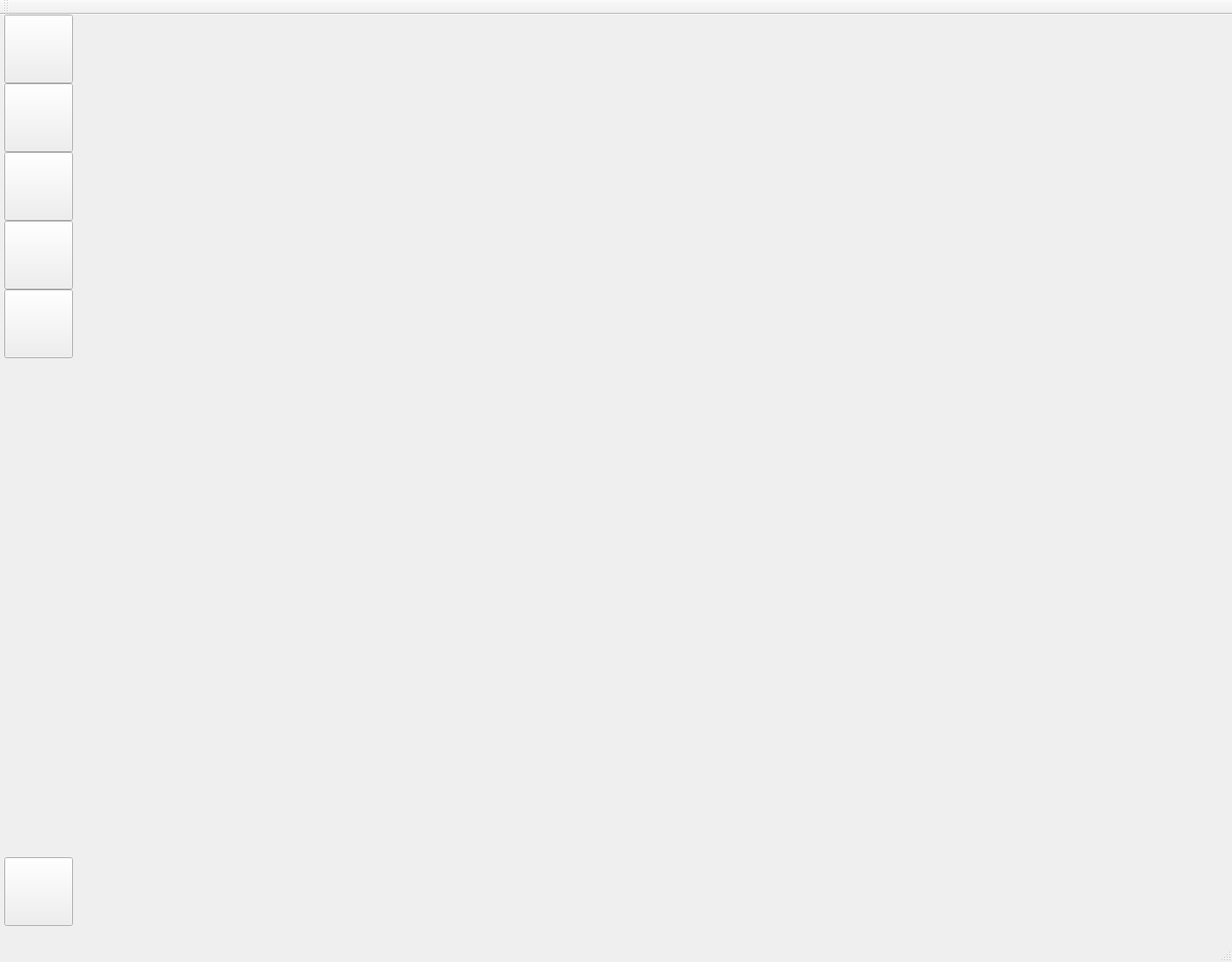
<?xml version="1.0" encoding="UTF-8"?>
<ui version="4.0">
 <class>MainWindow</class>
 <widget class="QMainWindow" name="MainWindow">
  <property name="geometry">
   <rect>
    <x>0</x>
    <y>0</y>
    <width>1435</width>
    <height>1120</height>
   </rect>
  </property>
  <property name="windowTitle">
   <string>MainWindow</string>
  </property>
  <widget class="QWidget" name="centralWidget">
   <layout class="QHBoxLayout" name="horizontalLayout">
    <property name="spacing">
     <number>0</number>
    </property>
    <property name="leftMargin">
     <number>0</number>
    </property>
    <property name="topMargin">
     <number>0</number>
    </property>
    <property name="rightMargin">
     <number>0</number>
    </property>
    <property name="bottomMargin">
     <number>0</number>
    </property>
    <item>
     <widget class="QWidget" name="toolbarWidget" native="true">
      <property name="maximumSize">
       <size>
        <width>90</width>
        <height>16777215</height>
       </size>
      </property>
      <layout class="QVBoxLayout" name="verticalLayout">
       <property name="spacing">
        <number>0</number>
       </property>
       <property name="leftMargin">
        <number>5</number>
       </property>
       <property name="topMargin">
        <number>0</number>
       </property>
       <property name="rightMargin">
        <number>5</number>
       </property>
       <property name="bottomMargin">
        <number>20</number>
       </property>
       <item>
        <widget class="QPushButton" name="pbData">
         <property name="minimumSize">
          <size>
           <width>80</width>
           <height>80</height>
          </size>
         </property>
         <property name="maximumSize">
          <size>
           <width>80</width>
           <height>80</height>
          </size>
         </property>
         <property name="focusPolicy">
          <enum>Qt::NoFocus</enum>
         </property>
         <property name="toolTip">
          <string>Applications</string>
         </property>
         <property name="text">
          <string/>
         </property>
         <property name="iconSize">
          <size>
           <width>64</width>
           <height>64</height>
          </size>
         </property>
         <property name="checkable">
          <bool>true</bool>
         </property>
        </widget>
       </item>
       <item>
        <widget class="QPushButton" name="pbTrain">
         <property name="minimumSize">
          <size>
           <width>80</width>
           <height>80</height>
          </size>
         </property>
         <property name="maximumSize">
          <size>
           <width>80</width>
           <height>80</height>
          </size>
         </property>
         <property name="focusPolicy">
          <enum>Qt::NoFocus</enum>
         </property>
         <property name="toolTip">
          <string>Explorer</string>
         </property>
         <property name="text">
          <string/>
         </property>
         <property name="iconSize">
          <size>
           <width>64</width>
           <height>64</height>
          </size>
         </property>
         <property name="checkable">
          <bool>true</bool>
         </property>
        </widget>
       </item>
       <item>
        <widget class="QPushButton" name="pbTest">
         <property name="minimumSize">
          <size>
           <width>80</width>
           <height>80</height>
          </size>
         </property>
         <property name="maximumSize">
          <size>
           <width>80</width>
           <height>80</height>
          </size>
         </property>
         <property name="focusPolicy">
          <enum>Qt::NoFocus</enum>
         </property>
         <property name="toolTip">
          <string>Editor</string>
         </property>
         <property name="text">
          <string/>
         </property>
         <property name="iconSize">
          <size>
           <width>64</width>
           <height>64</height>
          </size>
         </property>
         <property name="checkable">
          <bool>true</bool>
         </property>
        </widget>
       </item>
       <item>
        <widget class="QPushButton" name="pbDeploy">
         <property name="minimumSize">
          <size>
           <width>80</width>
           <height>80</height>
          </size>
         </property>
         <property name="maximumSize">
          <size>
           <width>80</width>
           <height>80</height>
          </size>
         </property>
         <property name="focusPolicy">
          <enum>Qt::NoFocus</enum>
         </property>
         <property name="toolTip">
          <string>Analize</string>
         </property>
         <property name="text">
          <string/>
         </property>
         <property name="iconSize">
          <size>
           <width>64</width>
           <height>64</height>
          </size>
         </property>
         <property name="checkable">
          <bool>true</bool>
         </property>
        </widget>
       </item>
       <item>
        <widget class="QPushButton" name="pbGigaPOWER">
         <property name="minimumSize">
          <size>
           <width>80</width>
           <height>80</height>
          </size>
         </property>
         <property name="maximumSize">
          <size>
           <width>80</width>
           <height>80</height>
          </size>
         </property>
         <property name="focusPolicy">
          <enum>Qt::NoFocus</enum>
         </property>
         <property name="toolTip">
          <string>Analize</string>
         </property>
         <property name="text">
          <string/>
         </property>
         <property name="iconSize">
          <size>
           <width>64</width>
           <height>64</height>
          </size>
         </property>
         <property name="checkable">
          <bool>true</bool>
         </property>
        </widget>
       </item>
       <item>
        <spacer name="verticalSpacer">
         <property name="orientation">
          <enum>Qt::Vertical</enum>
         </property>
         <property name="sizeHint" stdset="0">
          <size>
           <width>20</width>
           <height>432</height>
          </size>
         </property>
        </spacer>
       </item>
       <item>
        <widget class="QPushButton" name="pbSettings">
         <property name="minimumSize">
          <size>
           <width>80</width>
           <height>80</height>
          </size>
         </property>
         <property name="maximumSize">
          <size>
           <width>80</width>
           <height>80</height>
          </size>
         </property>
         <property name="focusPolicy">
          <enum>Qt::NoFocus</enum>
         </property>
         <property name="toolTip">
          <string>Settings</string>
         </property>
         <property name="text">
          <string/>
         </property>
         <property name="iconSize">
          <size>
           <width>64</width>
           <height>64</height>
          </size>
         </property>
         <property name="checkable">
          <bool>true</bool>
         </property>
        </widget>
       </item>
      </layout>
     </widget>
    </item>
    <item>
     <widget class="QStackedWidget" name="mainStackedWidget">
      <property name="currentIndex">
       <number>4</number>
      </property>
      <widget class="QWidget" name="pageData" native="true"/>
      <widget class="QWidget" name="pageTrain"/>
      <widget class="QWidget" name="pageTest"/>
      <widget class="QWidget" name="pageDeploy"/>
      <widget class="QWidget" name="pageGP"/>
     </widget>
    </item>
   </layout>
  </widget>
  <widget class="QMenuBar" name="menuBar">
   <property name="geometry">
    <rect>
     <x>0</x>
     <y>0</y>
     <width>1435</width>
     <height>25</height>
    </rect>
   </property>
  </widget>
  <widget class="QToolBar" name="mainToolBar">
   <attribute name="toolBarArea">
    <enum>TopToolBarArea</enum>
   </attribute>
   <attribute name="toolBarBreak">
    <bool>false</bool>
   </attribute>
  </widget>
  <widget class="QStatusBar" name="statusBar"/>
 </widget>
 <layoutdefault spacing="6" margin="11"/>
 <resources/>
 <connections/>
</ui>
